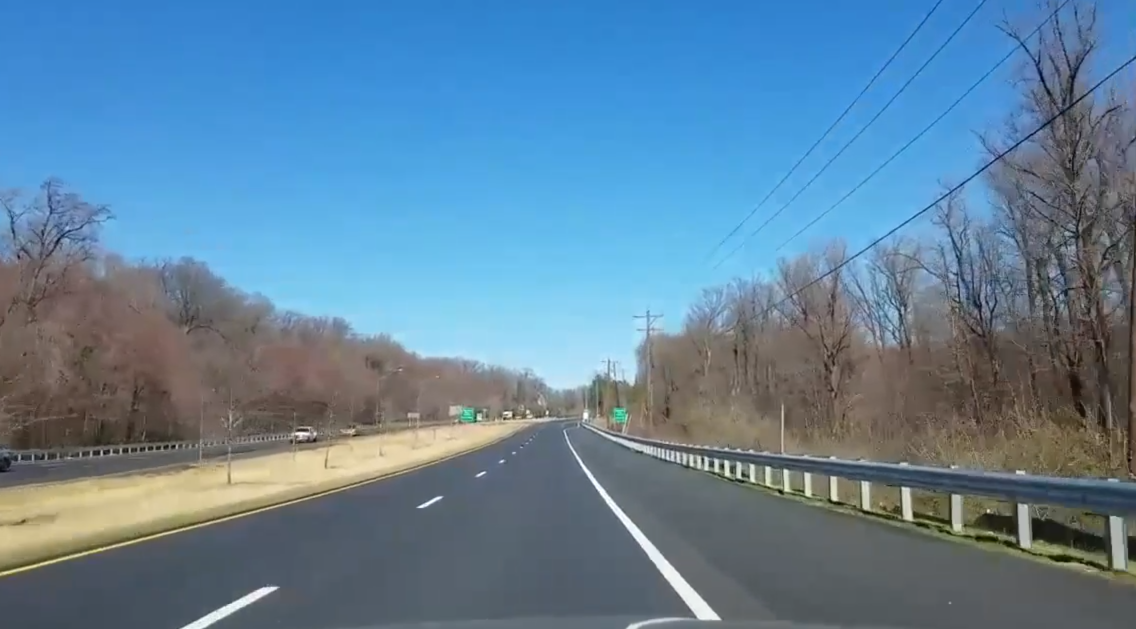
#> input picture HW4/road1.png, 2272 x 1258 px (shown at 1/2 size)
$ python HW4.py
#> lines starting #> are read from the running program, lines starting #| are printed output that depends on the picture; after the words box and inside, x2 and y2 are one past the last pixel; in counts of white or black regions, pixels touching at a corner belong together
import cv2
import numpy as np

img = cv2.imread('road1.png')  # 開啟圖片, 預設使用 cv2.IMREAD_COLOR 模式
#> img is the input picture: shape (1258, 2272, 3); mean B, G, R 155.3, 130.4, 96.8
#print(img.shape, img.size)      # 得到 (1258, 2272, 3) 2858176

ww, hh, rh, r = 1280, 800, 0.6, 3
xx1, yy1, xx2, yy2 = int(ww*0.4), int(hh*rh), int(ww*0.6), int(hh*rh)
p1, p2, p3, p4 = [r, hh-r], [ww-r, hh-r], [xx2, yy2], [xx1, yy2]

img1 = cv2.resize(img, (ww, hh))    # 產生 640x400 的圖
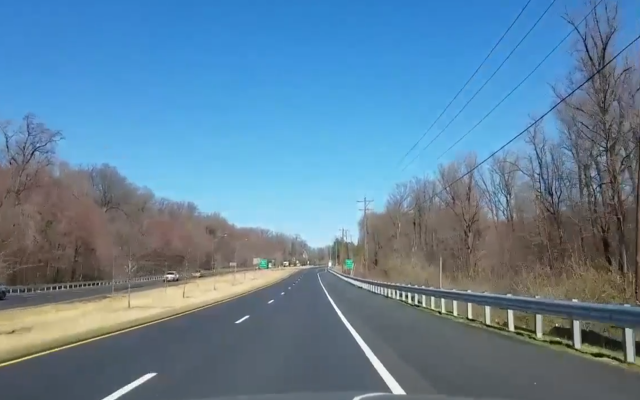
#> img1: shape (800, 1280, 3) (shown at 1/2 size); mean B, G, R 155.2, 130.3, 96.7
cv2.imwrite('a1.png', img1)         # 存成 png

output = cv2.cvtColor(img1, cv2.COLOR_BGR2GRAY)
cv2.imwrite('a2.png', output)       # 存成 png

kernel = cv2.getStructuringElement(cv2.MORPH_RECT, (5, 5))
output = cv2.dilate(output, kernel) # 膨脹
cv2.imwrite('a3.png', output)       # 存成 png

output = cv2.GaussianBlur(output, (5, 5), 0) # 指定區域單位為 (5, 5)
#output = cv2.medianBlur(output, 5) # 模糊化, 去除雜訊
cv2.imwrite('a4.png', output)       # 存成 pngå

output = cv2.erode(output, kernel)  # 侵蝕, 將白色小圓點移除
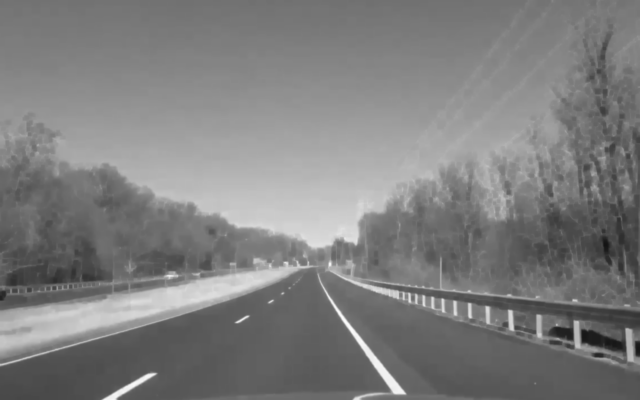
#> output: shape (800, 1280) (shown at 1/2 size); min 19, max 253, mean 125.8
cv2.imwrite('a5.png', output)       # 存成 png

output = cv2.Canny(output, 150, 200) # 偵測邊緣
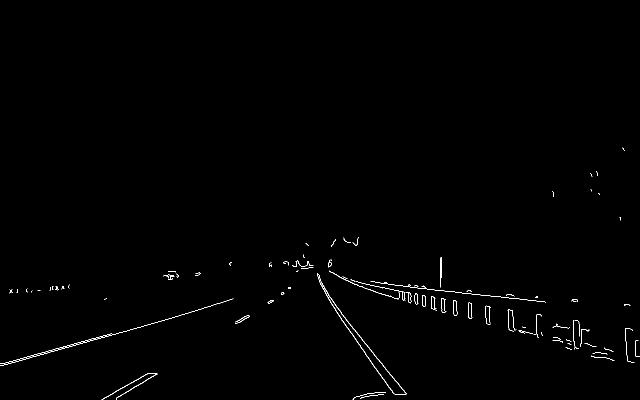
#> output: shape (800, 1280) (shown at 1/2 size); 0.49% white in thin lines or dots, all inside (x1, y1, x2, y2) = (0, 295, 1280, 800)
cv2.imwrite('a6.png', output)        # 存成 png

# ROI: Region Of Interest (關注區域)
zero = np.zeros((hh, ww, 1), dtype='uint8') # ROI
area = [p1, p2, p3, p4] # botton left, botton right, upper right, upper left
pts = np.array(area)
zone = cv2.fillPoly(zero, [pts], 255)
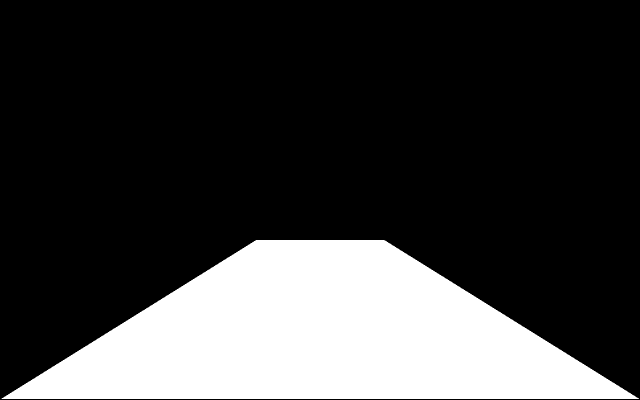
#> zero: shape (800, 1280, 1) (shown at 1/2 size); 23.8% white; 1 white region, box (x1, y1, x2, y2) and area: (3, 480, 1278, 798) 243780
output1 = cv2.bitwise_and(output, zone) # 使用 bitwise_and
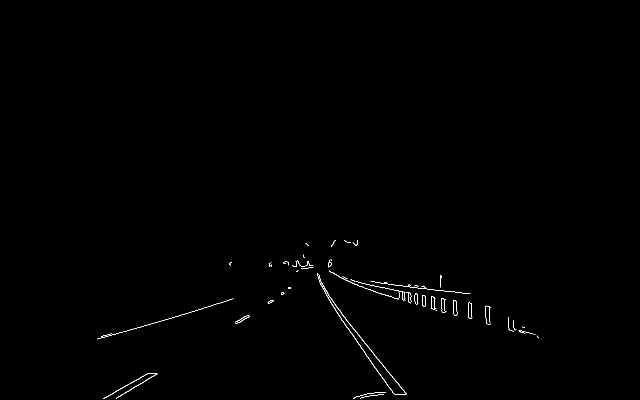
#> output1: shape (800, 1280) (shown at 1/2 size); 0.32% white in thin lines or dots, all inside (x1, y1, x2, y2) = (194, 480, 1078, 798)
cv2.imwrite('a7.png', output1)      # 存成 png

HOUGH_THRESHOLD, HOUGH_MIN_LINE_LENGTH, HOUGH_MAX_LINE_GAP = 40, 15, 70
lines = cv2.HoughLinesP(output1, 1, np.pi / 180,HOUGH_THRESHOLD, None, HOUGH_MIN_LINE_LENGTH, HOUGH_MAX_LINE_GAP)
#> lines = 23 rows, first 6: [676, 629, 786, 786], [595, 521, 811, 788], [635, 551, 925, 586], [270, 657, 464, 598], [606, 532, 812, 787], [207, 797, 294, 747]
done, s1, s2, b1, b2 = 0, 0, 0, 0, 0
img2 = img1.copy()
co = (255, 0, 0)

if lines is not None:
    for i in range(0, len(lines)):
        l = lines[i][0]
        x1, y1, x2, y2 = l[0], l[1], l[2], l[3]
        # Calculate the slope and intercept of the line
        s = (y2 - y1) / (x2 - x1)   # s = slope
        b = y1 - s * x1             # y = s * x + b

        if min(x1,x2) < 30 or max(x1, x2) > ww-30: continue
        if s < 0 and s < s1:
            done = done | 1
            s1, b1 = s, b
        if s > 0 and s > s2:
            done = done | 2
            s2, b2 = s, b
#> this loop made 23 passes
#> (x1, y1, x2, y2, s, b, done, s2) on passes 1, 9, 22: (676, 629, 786, 786, 1.43, -335.8, 2, 1.43), (666, 613, 787, 787, 1.44, -344.7, 3, 1.44), (606, 513, 684, 628, 1.47, -380.5, 3, 1.47)
#> (x1, y1, x2, y2, s, b, done, s1) on passes 4, 6, 7: (270, 657, 464, 598, -0.304, 739.1, 3, -0.304), (207, 797, 294, 747, -0.575, 916, 3, -0.575), (233, 797, 314, 746, -0.63, 943.7, 3, -0.63)
#> after the loop, b1 = 943.7; b2 = -380.5; done = 3; s1 = -0.63; s2 = 1.47

    if done == 3:
        y1, y2 = hh-r, hh-hh*0.175
        x = (int)(((y1-b1)/s1 + (y1-b2)/s2)/2)
#> x = 515
        if abs(x-(int(ww/2)-1)) > 45: co = (0,0,255)
        cv2.line(img2, (x, y1), (x, y1-15), co, 2)
#> img2: shape (800, 1280, 3); under 0.01% of pixels changed, all inside (x1, y1, x2, y2) = (514, 781, 517, 799)

        p1 = [(int)((y1-b1)/s1), (int)(y1)]
#> p1 = [232, 797]
        p2 = [(int)((y2-b1)/s1), (int)(y2)]    # xmin = (int)((y1-b1)/s1)
#> p2 = [450, 660]
        p3 = [(int)((y1-b2)/s2), (int)(y1)]    # xmax = (int)((y1-b2)/s2)
#> p3 = [798, 797]
        p4 = [(int)((y2-b2)/s2), (int)(y2)]
#> p4 = [705, 660]
        zero = np.zeros((hh, ww, 3), dtype='uint8') # 關注區域
        area = [p1, p2, p4, p3] # botton left, botton right, upper right, upper left
#> area = [[232, 797], [450, 660], [705, 660], [798, 797]]
        pts = np.array(area)
#> pts = [[232, 797], [450, 660], [705, 660], [798, 797]]
        mask = cv2.fillPoly(zero, [pts], (0, 50, 0))
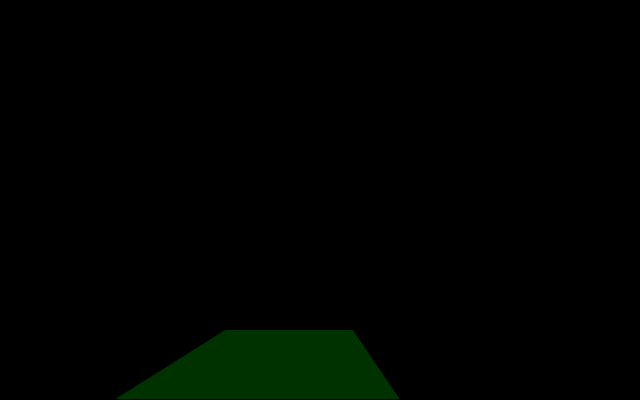
#> mask: shape (800, 1280, 3) (shown at 1/2 size); mean of channels 0, 1, 2 0, 2.8, 0; drawn as B, G, R
        img2 = cv2.addWeighted(img2,1.0,mask,1.0, 0)
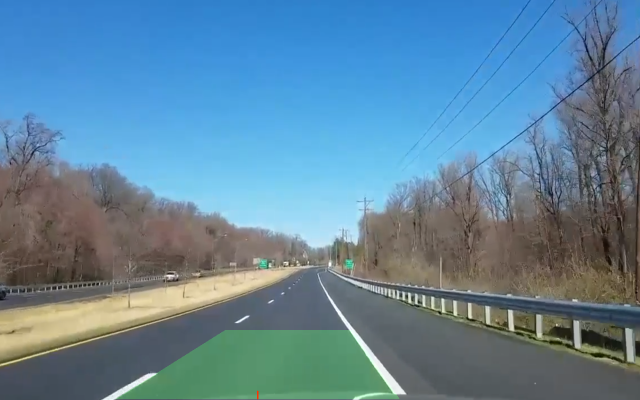
#> img2: shape (800, 1280, 3) (shown at 1/2 size); mean B, G, R 155.2, 133.1, 96.7
        #img2 = cv2.polylines(img2,[pts],True,(0,255,255), 2) # 繪製多邊形
        cv2.imwrite('a8.png', img2) # 存成 png

x, y = int(ww/2)-1, hh-r
cv2.line(img2, (x, y), (x, y-12), (255,0,0), 2)
#> img2: shape (800, 1280, 3); under 0.01% of pixels changed, all inside (x1, y1, x2, y2) = (638, 784, 641, 799)

for i in range(1,10):
    x, y = int(ww/2)-1, hh-r
    cv2.line(img2, (x-i*15, y), (x-i*15, y-3), (0,255,0), 2)
    cv2.line(img2, (x+i*15, y), (x+i*15, y-3), (0,255,0), 2)
#> img2: shape (800, 1280, 3); mean B, G, R 155.2, 133.1, 96.7

cv2.imwrite('a9.png', img2) # 存成 png
